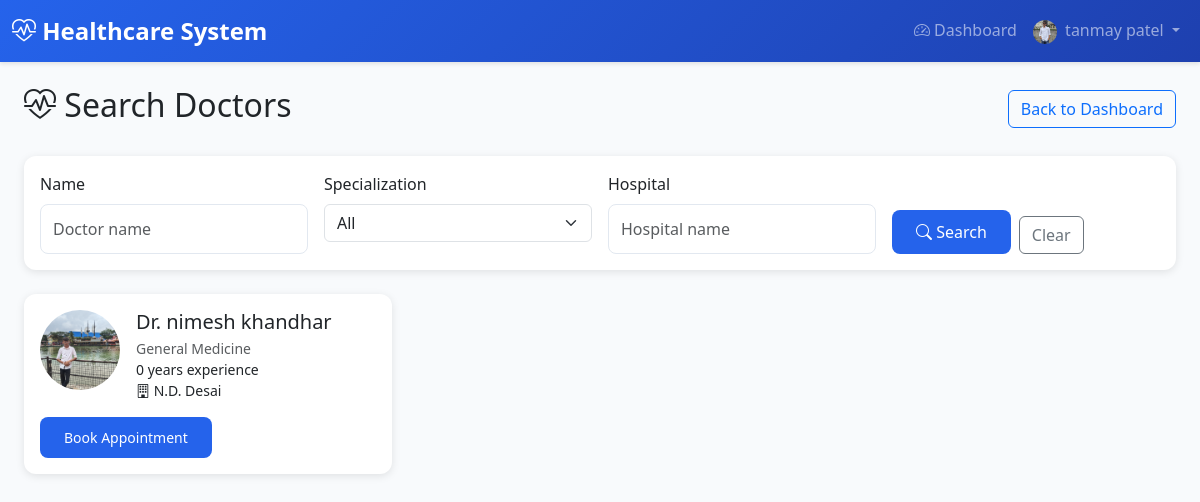
/doctors/search/ (signed in), run on an earlier commit of the app's database.
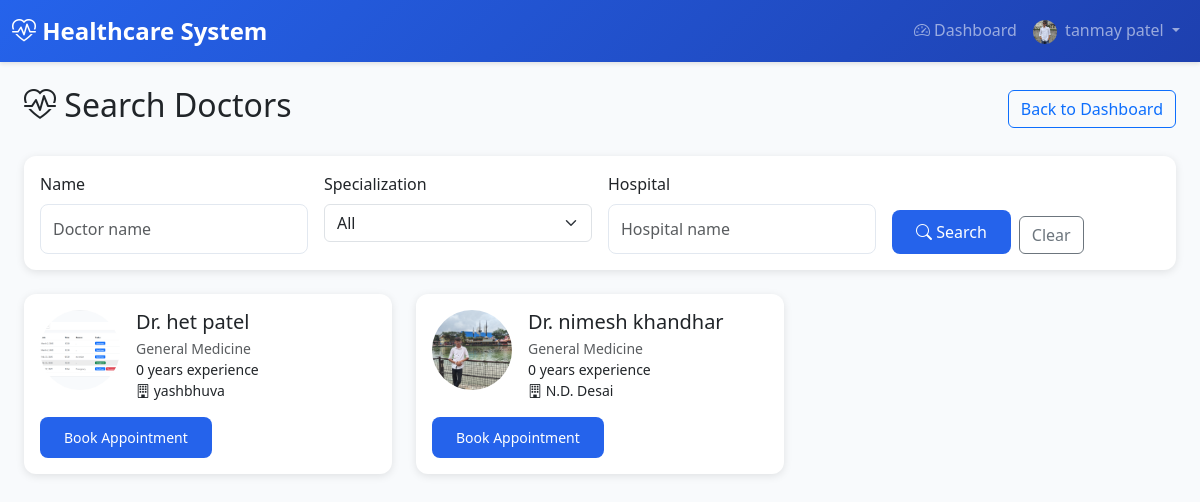
And on a later commit of the database.
### accounts/models.py (models this page shows, shortened)
class User(AbstractUser):
    email = models.EmailField(unique=True)
    ROLE_CHOICES = [
        ('ADMIN', 'Admin'),
        ('DOCTOR', 'Doctor'),
        ('PATIENT', 'Patient'),
        ('HOSPITAL', 'Hospital'),
        ('HOSPITAL_ADMIN', 'Hospital Admin'),
    ]
    role = models.CharField(max_length=20, choices=ROLE_CHOICES, default='PATIENT')
    is_approved = models.BooleanField(default=False)  # For Doctor and Hospital approval
    phone_number = models.CharField(max_length=15, blank=True)
    address = models.TextField(blank=True)
    profile_picture = models.ImageField(upload_to='user_profiles/', blank=True, null=True)
    created_at = models.DateTimeField(auto_now_add=True)
    updated_at = models.DateTimeField(auto_now=True)
    class Meta:
        db_table = 'users'
        verbose_name = 'User'
        verbose_name_plural = 'Users'

### doctors/models.py (models this page shows, shortened)
class DoctorProfile(models.Model):
    SPECIALIZATION_CHOICES = [
        ('CARDIOLOGY', 'Cardiology'),
        ('DERMATOLOGY', 'Dermatology'),
        ('NEUROLOGY', 'Neurology'),
        ('ORTHOPEDICS', 'Orthopedics'),
        ('PEDIATRICS', 'Pediatrics'),
        ('PSYCHIATRY', 'Psychiatry'),
        ('SURGERY', 'Surgery'),
        ('GENERAL', 'General Medicine'),
        ('ONCOLOGY', 'Oncology'),
        ('GYNECOLOGY', 'Gynecology'),
    ]
    user = models.OneToOneField(
        settings.AUTH_USER_MODEL,
        on_delete=models.CASCADE,
        related_name='doctor_profile'
    )
    license_number = models.CharField(max_length=50, unique=True)
    specialization = models.CharField(max_length=50, choices=SPECIALIZATION_CHOICES, default='GENERAL')
    years_of_experience = models.PositiveIntegerField(default=0)
    qualification = models.CharField(max_length=200)
    bio = models.TextField(blank=True)
    consultation_fee = models.DecimalField(max_digits=10, decimal_places=2, default=0.00)
    profile_picture = models.ImageField(upload_to='doctor_profiles/', blank=True, null=True)
    verification_document = models.FileField(upload_to='doctor_verifications/', blank=True, null=True, help_text="Upload license or certification document for verification")
    hospital = models.ForeignKey(
        'hospitals.Hospital',
        on_delete=models.SET_NULL,
        null=True,
        blank=True,
        related_name='doctors'
    )
    is_available = models.BooleanField(default=True)
    available_from = models.TimeField(default=time(9, 0), help_text="Start of working hours")
    available_to = models.TimeField(default=time(17, 0), help_text="End of working hours")
    slot_duration_minutes = models.PositiveIntegerField(default=30)
    created_at = models.DateTimeField(auto_now_add=True)
    updated_at = models.DateTimeField(auto_now=True)
    class Meta:
        db_table = 'doctor_profiles'
        verbose_name = 'Doctor Profile'
        verbose_name_plural = 'Doctor Profiles'

### hospitals/models.py (models this page shows, shortened)
class Hospital(models.Model):
    user = models.OneToOneField(
        settings.AUTH_USER_MODEL,
        on_delete=models.CASCADE,
        related_name='hospital_profile'
    )
    name = models.CharField(max_length=200)
    registration_number = models.CharField(max_length=50, unique=True)
    address = models.TextField(blank=True)
    city = models.CharField(max_length=100, blank=True)
    state = models.CharField(max_length=100, blank=True)
    zip_code = models.CharField(max_length=10, blank=True)
    phone = models.CharField(max_length=15, blank=True)
    email = models.EmailField(blank=True)
    website = models.URLField(blank=True)
    description = models.TextField(blank=True)
    facilities = models.TextField(blank=True, help_text="Departments - comma separated")
    total_beds = models.PositiveIntegerField(default=0)
    available_beds = models.PositiveIntegerField(default=0)  # Kept for migration; use available_beds_count for dynamic
    logo = models.ImageField(upload_to='hospital_logos/', blank=True, null=True)
    verification_document = models.FileField(upload_to='hospital_verifications/', blank=True, null=True, help_text="Upload registration certificate or license for verification")
    created_at = models.DateTimeField(auto_now_add=True)
    updated_at = models.DateTimeField(auto_now=True)
    class Meta:
        db_table = 'hospitals'
        verbose_name = 'Hospital'
        verbose_name_plural = 'Hospitals'
        ordering = ['name']
    @property
    def available_beds_count(self):
        """Dynamically calculated: total_beds - occupied (do not edit; set total_beds only)"""
        return max(0, self.total_beds - self.occupied_beds_count)
    def get_available_beds_display(self):
        """For admin list_display (avoids property in admin)"""
        return self.available_beds_count
    get_available_beds_display.short_description = 'Available beds'

### doctors/views.py (the view)
# urls.py: path('search/', views.DoctorSearchView.as_view(), name='doctor_search'),
class DoctorSearchView(LoginRequiredMixin, ListView):
    model = DoctorProfile
    template_name = 'doctors/doctor_search.html'
    context_object_name = 'doctors'
    paginate_by = 10
    def get_queryset(self):
        qs = DoctorProfile.objects.select_related('user', 'hospital').filter(
            user__is_approved=True,
            user__is_active=True
        ).filter(
            Q(hospital__isnull=False) | Q(hospital_assignments__is_active=True)
        ).distinct()
        q = self.request.GET.get('q', '').strip()
        specialization = self.request.GET.get('specialization', '').strip()
        hospital_name = self.request.GET.get('hospital', '').strip()
        if q:
            qs = qs.filter(
                Q(user__first_name__icontains=q) |
                Q(user__last_name__icontains=q) |
                Q(user__username__icontains=q)
            )
        if specialization:
            qs = qs.filter(specialization=specialization)
        if hospital_name:
            qs = qs.filter(
                Q(hospital__name__icontains=hospital_name) |
                Q(hospital_assignments__hospital__name__icontains=hospital_name)
            ).distinct()
        return qs.order_by('user__first_name', 'user__last_name')
    def get_context_data(self, **kwargs):
        context = super().get_context_data(**kwargs)
        context['search_q'] = self.request.GET.get('q', '')
        context['search_specialization'] = self.request.GET.get('specialization', '')
        context['search_hospital'] = self.request.GET.get('hospital', '')
        context['specialization_choices'] = DoctorProfile.SPECIALIZATION_CHOICES
        return context

### accounts/context_processors.py (called while the page is built)
def profile_picture_url(request):
    url = None
    if request.user.is_authenticated and getattr(request.user, 'profile_picture', None):
        try:
            if request.user.profile_picture:
                url = request.user.profile_picture.url
        except (ValueError, AttributeError):
            pass
    return {'profile_picture_url': url}

### templates/doctors/doctor_search.html (shortened to what this page needs)
{% extends 'base.html' %}
{% block content %}
<div class="container-fluid">
    <div class="d-flex justify-content-between align-items-center mb-4">
        <h2><i class="bi bi-heart-pulse"></i> Search Doctors</h2>
        <a href="{% url 'accounts:patient_dashboard' %}" class="btn btn-outline-primary">Back to Dashboard</a>
    </div>
    <div class="card mb-4">
        <div class="card-body">
            <form method="get" class="row g-3">
                <div class="col-md-3">
                    <label class="form-label">Name</label>
                    <input type="text" name="q" class="form-control" placeholder="Doctor name" value="{{ search_q }}">
                </div>
                <div class="col-md-3">
                    <label class="form-label">Specialization</label>
                    <select name="specialization" class="form-select">
                        <option value="">All</option>
                    </select>
                </div>
                <div class="col-md-3">
                    <label class="form-label">Hospital</label>
                    <input type="text" name="hospital" class="form-control" placeholder="Hospital name" value="{{ search_hospital }}">
                </div>
                <div class="col-md-3 d-flex align-items-end">
                    <button type="submit" class="btn btn-primary me-2"><i class="bi bi-search"></i> Search</button>
                    <a href="{% url 'doctors:doctor_search' %}" class="btn btn-outline-secondary">Clear</a>
                </div>
            </form>
        </div>
    </div>
    <div class="row">
        {% for doctor in doctors %}
        <div class="col-md-6 col-lg-4 mb-4">
            <div class="card h-100">
                <div class="card-body">
                    <div class="d-flex mb-3">
                        {% if doctor.profile_picture %}
                        <img src="{{ doctor.profile_picture.url }}" alt="" class="rounded-circle me-3" style="width: 80px; height: 80px; object-fit: cover;">
                        {% elif doctor.user.profile_picture %}
                        <img src="{{ doctor.user.profile_picture.url }}" alt="" class="rounded-circle me-3" style="width: 80px; height: 80px; object-fit: cover;">
                        {% else %}
                        <div class="rounded-circle bg-secondary d-flex align-items-center justify-content-center me-3" style="width: 80px; height: 80px;">
                            <i class="bi bi-person-fill text-white" style="font-size: 2rem;"></i>
                        </div>
                        {% endif %}
                        <div class="flex-grow-1">
                            <h5 class="card-title mb-1">Dr. {{ doctor.user.get_full_name|default:doctor.user.username }}</h5>
                            <p class="text-muted small mb-0">{{ doctor.get_specialization_display }}</p>
                            <p class="small mb-0">{{ doctor.years_of_experience }} years experience</p>
                            {% if doctor.hospital %}
                            <p class="small mb-0"><i class="bi bi-building"></i> {{ doctor.hospital.name }}</p>
                            {% endif %}
                        </div>
                    </div>
                    <a href="{% url 'doctors:doctor_detail' doctor.pk %}" class="btn btn-primary btn-sm">Book Appointment</a>
                </div>
            </div>
        </div>
        {% empty %}
        <div class="col-12">
            <div class="alert alert-info">No doctors found. Try different search criteria.</div>
        </div>
        {% endfor %}
    </div>
</div>
{% endblock %}

### templates/base.html (shortened to what this page needs)
<!DOCTYPE html>
<html lang="en">
<head>
    <link href="https://cdn.jsdelivr.net/npm/bootstrap@5.3.0/dist/css/bootstrap.min.css" rel="stylesheet">
    <link rel="stylesheet" href="https://cdn.jsdelivr.net/npm/bootstrap-icons@1.11.0/font/bootstrap-icons.css">
</head>
<body>
    {% if user.is_authenticated %}
    <nav class="navbar navbar-expand-lg navbar-dark">
        <div class="container-fluid">
            <a class="navbar-brand" href="{% url 'accounts:dashboard_redirect' %}">
                <i class="bi bi-heart-pulse"></i> Healthcare System
            </a>
            <div class="collapse navbar-collapse" id="navbarNav">
                <ul class="navbar-nav ms-auto">
                    <li class="nav-item">
                        <a class="nav-link" href="{% url 'accounts:dashboard_redirect' %}">
                            <i class="bi bi-speedometer2"></i> Dashboard
                        </a>
                    </li>
                    <li class="nav-item dropdown">
                        <a class="nav-link dropdown-toggle" href="#" id="navbarDropdown" role="button" data-bs-toggle="dropdown">
                            {% if profile_picture_url %}
                            <img src="{{ profile_picture_url }}" alt="Profile" class="rounded-circle me-1" style="width: 24px; height: 24px; object-fit: cover;">
                            {% else %}
                            <i class="bi bi-person-circle"></i>
                            {% endif %}
                            {{ user.get_full_name|default:user.username }}
                        </a>
                    </li>
                </ul>
            </div>
        </div>
    </nav>
    {% endif %}
    <div class="container-fluid mt-4">
        {% block content %}{% endblock %}
    </div>
</body>
</html>

### templates/base.html (style rules this page uses)
:root { --primary-color: #2563eb; --secondary-color: #64748b; --success-color: #10b981; --danger-color: #ef4444; --warning-color: #f59e0b; --info-color: #3b82f6; }
body { font-family: 'Segoe UI', Tahoma, Geneva, Verdana, sans-serif; background-color: #f8fafc; }
.navbar { background: linear-gradient(135deg, var(--primary-color) 0%, #1e40af 100%); box-shadow: 0 2px 4px rgba(0,0,0,0.1); }
.navbar-brand { font-weight: 700; font-size: 1.5rem; }
.card { border: none; border-radius: 12px; box-shadow: 0 2px 8px rgba(0,0,0,0.1); transition: transform 0.2s, box-shadow 0.2s; }
.btn-primary { background-color: var(--primary-color); border: none; border-radius: 8px; padding: 10px 24px; font-weight: 500; }
.form-control { border-radius: 8px; border: 1px solid #e2e8f0; padding: 12px; }

What changed in the data, as far as the page shows it:
added DoctorProfile: user.profile_picture (picture), user.get_full_name "het patel", specialization "General Medicine", years_of_experience "0", hospital.name "yashbhuva"
